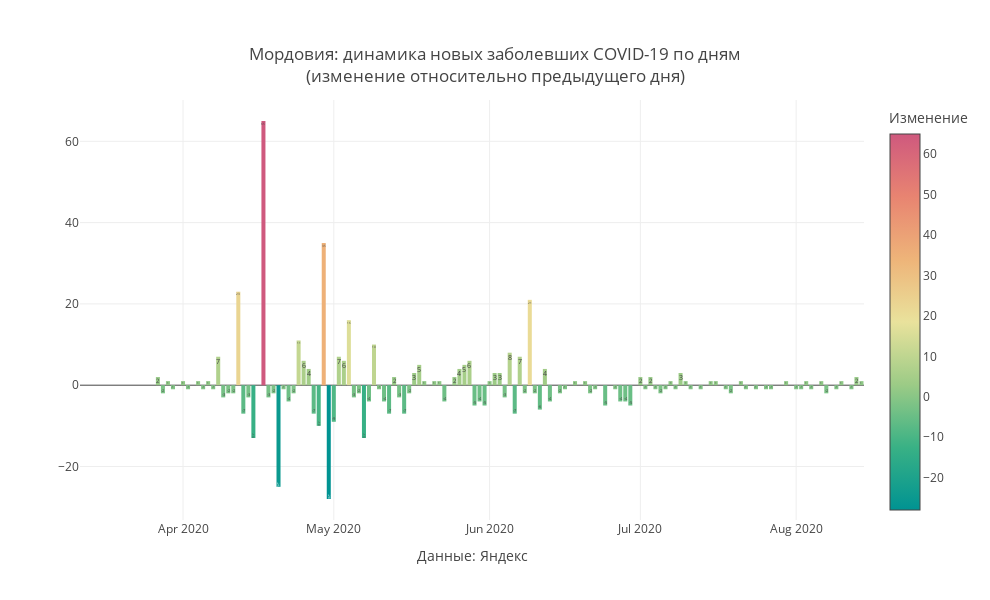

This figure's notebook cell:
### Code cell
mask = X.Region ==my_region
#mask = (X.Date>datetime.date(2020,5,1))&(X.Region==my_region)
#Y = X[mask]

#Y['base'] = Y['Change_dayconf']*Y['Change_dayconf'].apply(lambda d:0 if d>0 else 1)
#Y['Date']= pd.to_datetime(Y.Date)
fig = go.Figure()
fig.add_trace(
              go.Bar(x = X[mask].Date,y=X[mask].Change_dayconf,text = X[mask]['Change_dayconf'],textposition = 'inside',
                
                
                 marker_color = X[mask]['Change_dayconf'],marker_colorscale = 'Temps',marker_colorbar ={'tickmode':'auto',
                                    'title':{'text':'Изменение','side':'top'}}
                    )   
                )
fig.update_layout(
   annotations=[
        
        dict(x=0.5,y=-0.15,
            showarrow=False,
            text="",
            xref="paper",
            yref="paper")],
                  title=f'{my_region}: динамика новых заболевших COVID-19 по дням<br>(изменение относительно предыдущего дня)',
                  title_x = 0.5,
                  title_y= 0.9,
                  title_xanchor = "center",
                  title_yanchor = "bottom", 
                  legend_x = 0.05,legend_y = 0.98,
                  width = 990, height = 600,template = 'gridon',
    
    
                  xaxis_title='Данные: Яндекс',
    yaxis_title = ' '
)

fig.show()

### Figure 1 — Plotly figure (JSON) as saved in the notebook; plotly's stock layout.template omitted (floating-point values rounded to 4 significant figures; data arrays with more than 128 entries replaced by an {"elided": "..."} marker saying what was removed)
{"data": [{"marker": {"color": {"elided": "156 int values"}, "colorbar": {"tickmode": "auto", "title": {"side": "top", "text": "Изменение"}}, "colorscale": [[0, "rgb(0, 147, 146)"], [0.1667, "rgb(57, 177, 133)"], [0.3333, "rgb(156, 203, 134)"], [0.5, "rgb(233, 226, 156)"], [0.6667, "rgb(238, 180, 121)"], [0.8333, "rgb(232, 132, 113)"], [1, "rgb(207, 89, 126)"]]}, "text": {"elided": "156 int values"}, "textposition": "inside", "type": "bar", "x": {"elided": "156 str values"}, "y": {"elided": "156 int values"}}], "layout": {"annotations": [{"showarrow": false, "text": "", "x": 0.5, "xref": "paper", "y": -0.15, "yref": "paper"}], "height": 600, "legend": {"x": 0.05, "y": 0.98}, "title": {"text": "Мордовия: динамика новых заболевших COVID-19 по дням<br>(изменение относительно предыдущего дня)", "x": 0.5, "xanchor": "center", "y": 0.9, "yanchor": "bottom"}, "width": 990, "xaxis": {"title": {"text": "Данные: Яндекс"}}, "yaxis": {"title": {"text": " "}}}}
